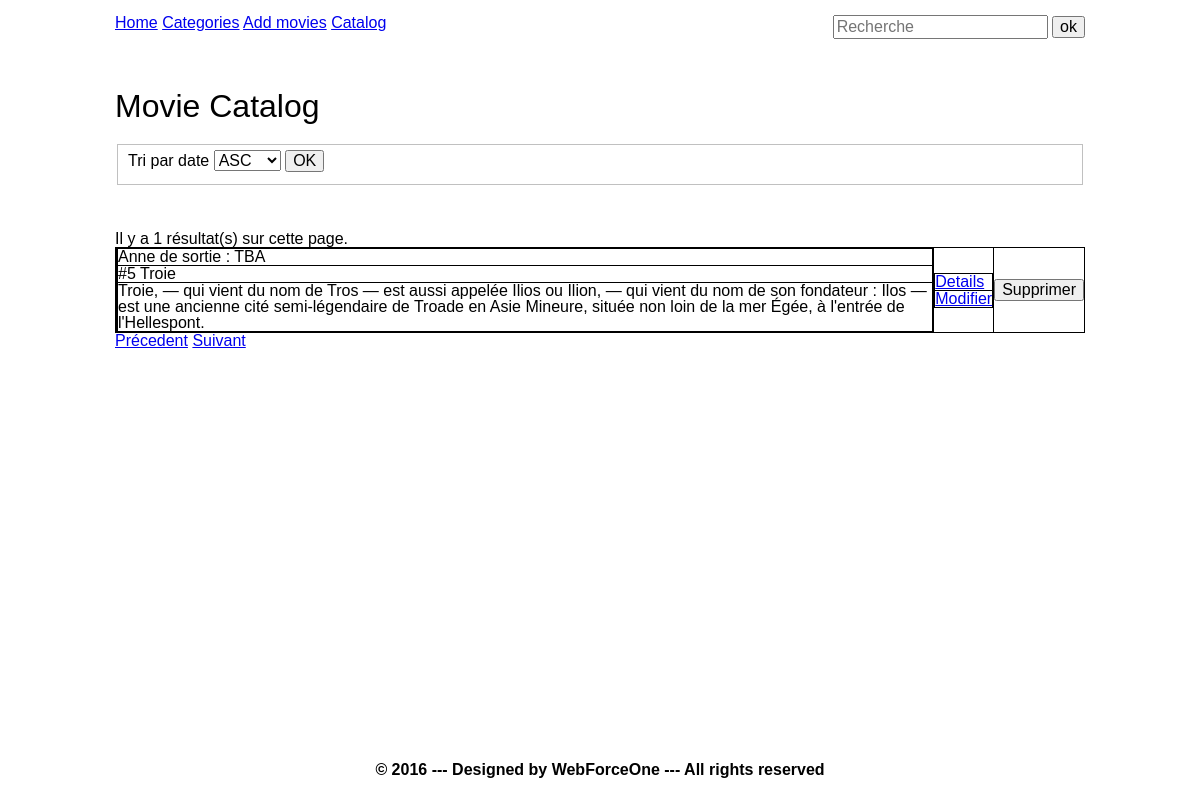
The page /movie_catalog.php?page=2 on the database its author committed.
### tables this page shows
CREATE TABLE `movie` (
  `mov_id` int(10) UNSIGNED NOT NULL,
  `cat_id` int(10) UNSIGNED NOT NULL,
  `sto_id` int(10) UNSIGNED NOT NULL,
  `mov_title` varchar(128) DEFAULT NULL,
  `mov_cast` text,
  `mov_synopsis` text,
  `mov_path` varchar(255) DEFAULT NULL,
  `mov_original_title` varchar(128) DEFAULT NULL,
  `mov_image` varchar(255) DEFAULT NULL,
  `mov_date_creation` date DEFAULT NULL,
  `mov_date_update` datetime DEFAULT NULL
);

### movie_catalog.php (called while the page is built, shortened)
<?php
	require 'inc/db.php';
	$movieList = array();
	$nbPerPage = 4;
	$currentOff = 0;
	$currentPage = 1;
	if (array_key_exists('page', $_GET)) {
		$currentPage = intval($_GET['page']);
		$currentOff = ($currentPage-1) * $nbPerPage;
	}
	$sql = '
			SELECT
			mov_id,
			mov_title,
			mov_original_title,
			mov_cast,
			mov_synopsis,
			mov_path,
			mov_image,
			mov_date_creation,
			mov_date_update
		FROM
			movie
		LEFT OUTER JOIN
			category ON category.cat_id = movie.cat_id
		LEFT OUTER JOIN
			storage ON storage.sto_id = movie.sto_id
		'
		;
		$sql.=' LIMIT :offset,:nbPerPage';
		$pdoStatement = $pdo->prepare($sql);
		$pdoStatement->bindValue(':offset', $currentOff, PDO::PARAM_INT);
		$pdoStatement->bindValue(':nbPerPage',$nbPerPage, PDO::PARAM_INT);
		if($pdoStatement->execute() === false){
			print_r($pdoStatement->errorInfo());
		}
		else if ($pdoStatement->rowCount() > 0){
			$movieList = $pdoStatement->fetchAll();
		}
require 'inc/header.php';
require 'inc/menu.php';
require 'inc/movie_catalog_view.php';
require 'inc/footer.php';

### inc/movie_catalog_view.php (the view, shortened to what this page needs)
<section class="container">
<h1>Movie Catalog</h1>
	<form action="" method="get">
		<fieldset>
			<span>Tri par date</span>
			<select name="tri_date">
				<option value="ASC">ASC</option>
			</select>
			<input type="submit" value="OK" />
		</fieldset>
	</form>
	<br />
</section>
<div class="container">
	<p> Il y a <?php echo count($movieList); ?> résultat(s) sur cette page.</p>
	<table>
	<?php foreach ($movieList as $key => $value): ?>
		<tr>
			<td>
				<table>
					<tr>
						<td> Anne de sortie : TBA</td>
					</tr>
					<tr>
						<td>
							<h3>
								<?= '#'.$value['mov_id'].' '.$value['mov_title']?>
							</h3>
						</td>
					</tr>
					<tr>
						<td><?= $value['mov_synopsis']?></td>
					</tr>
				</table>
			</td>
			<td>
				<table>
					<tr>
						<td> <a href="movie_single.php?mov_id=<?= $value['mov_id']?>"> Details </a> </td>
					</tr>
					<tr>
						<td><a href="update.php?mov_id=<?= $value['mov_id']?>"> Modifier </a></td>
					</tr>
				</table>
			</td>
			<td>
				<form action="delete.php" method="post">
					<button type="submit">Supprimer</button>
				</form>
			</td>
		</tr>
	<?php endforeach ?>
	</table>
	<?php
		if($currentPage !== 1) {
	?>
			<a href="movie_catalog.php?page=<?=($currentPage-1) ?>">Précedent</a>
		<?php } ?>
			<a href="movie_catalog.php?page=<?=($currentPage+1) ?>">Suivant</a>
</div>

### css/styles.css (style rules this page uses)
* { box-sizing: border-box; }
html,body { min-height: 100%; padding-bottom: 60px; }
.container { max-width: 1000px; margin: auto; padding: 15px; }
table { border-collapse:collapse; width: 100%; }
td { border: 1px solid; vertical-align: middle; }
td h3 { text-transform: capitalize; }

### rows shown on the page
movie: mov_id "5", mov_title "Troie", mov_synopsis "Troie, — qui vient du nom de Tros — est aussi appelée Ilios ou Ilion, — qui vient du nom de son fondateur : Ilos — est une ancienne cité semi-légendaire de Troade en Asie Mineure, située non loin de la mer Égée, à l'entrée de l'Hellespont."

### other values the page prints
count($movieList) "1"
